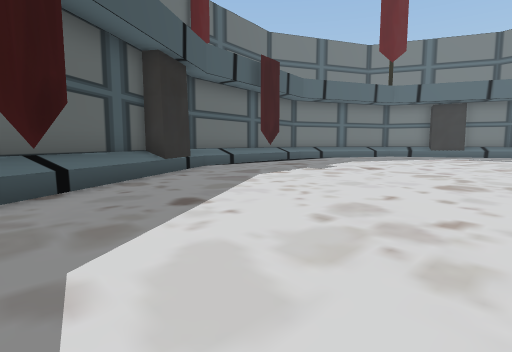
view 1 (above)

18 first-person views from a walk through a 3-D level made in the Unity game engine. The camera is 1.5 m above the floor, tilts 6° down and sees 80° across. The floor is counted in squares, 2 m on a side. Each view is taken from the middle of a square. On the plan, view 1 faces up. The plan holds only what a view shows up to about 10 squares ahead; the rest is blank. The place goes on beyond the plan. The player is left out. Some animated figures are not drawn. Some surface patterns are stand-ins.

view 2
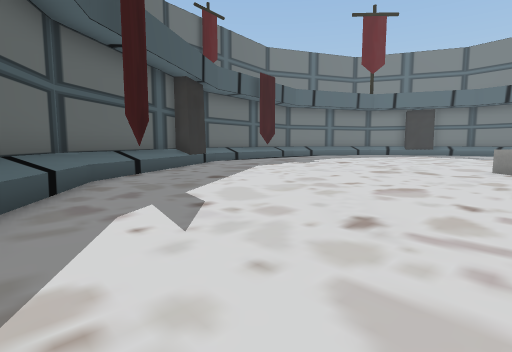

view 3
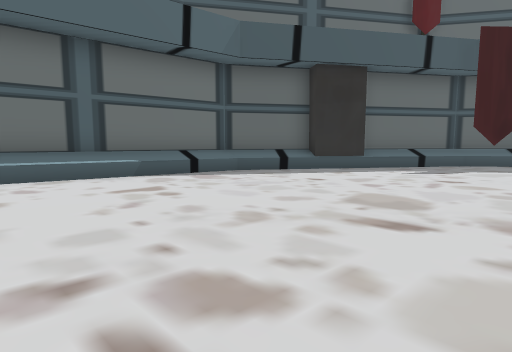

view 4
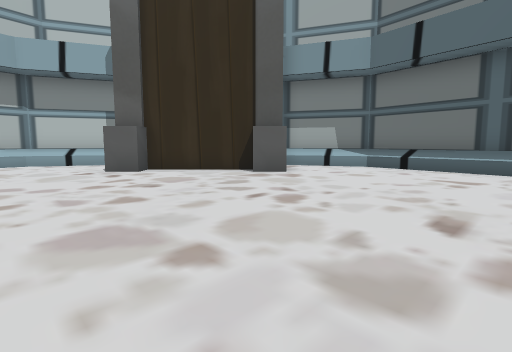

view 5
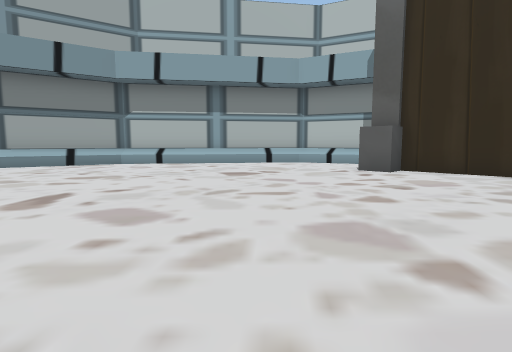

view 6
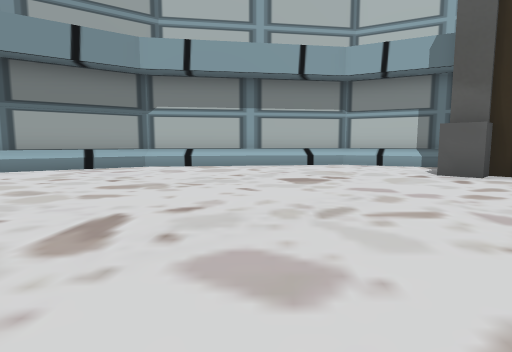

view 7
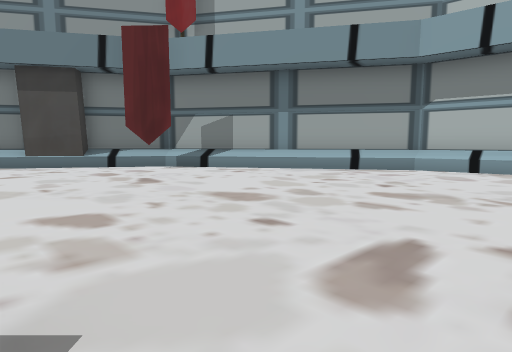

view 8
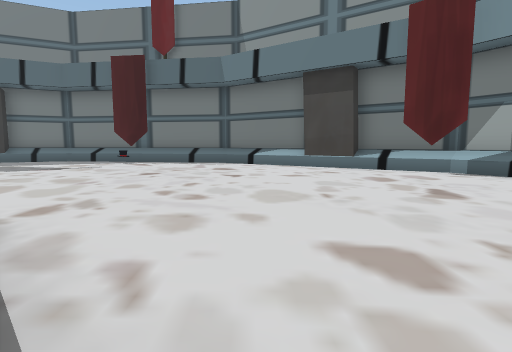

view 9
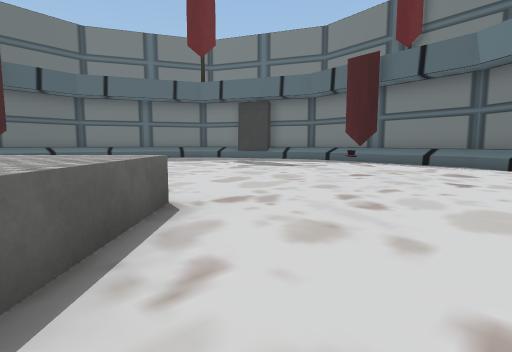

view 10
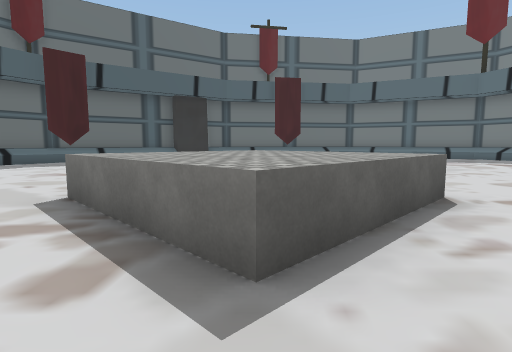

view 11
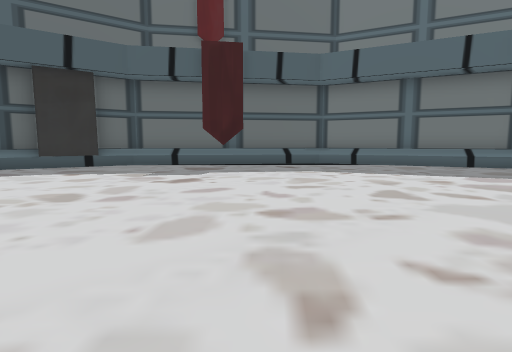

view 12
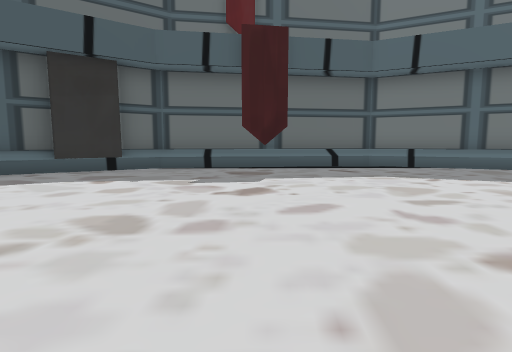

view 13
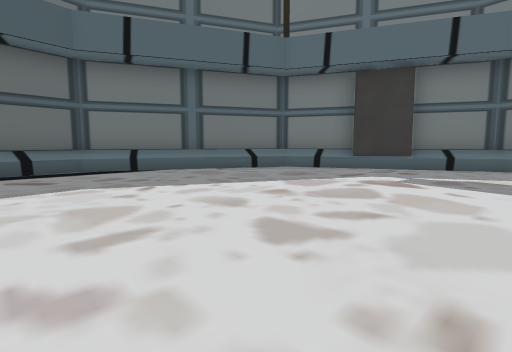

view 14
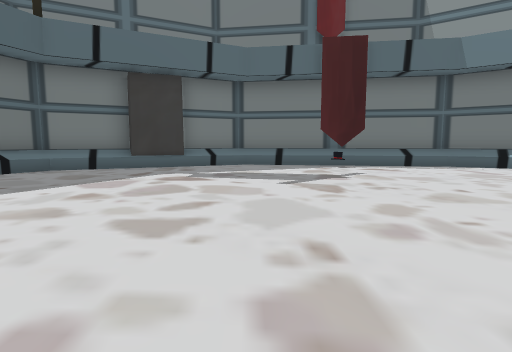

view 15
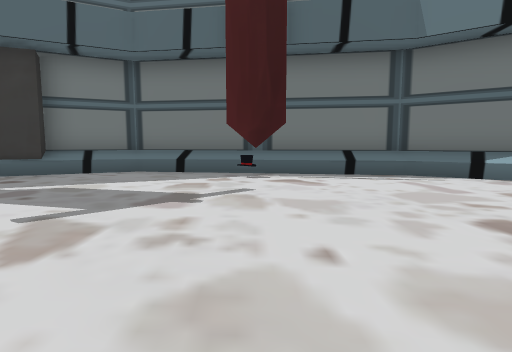

view 16
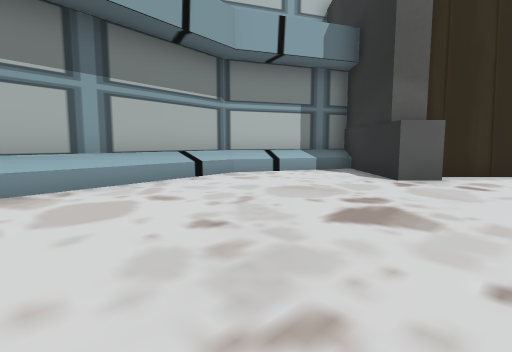

view 17
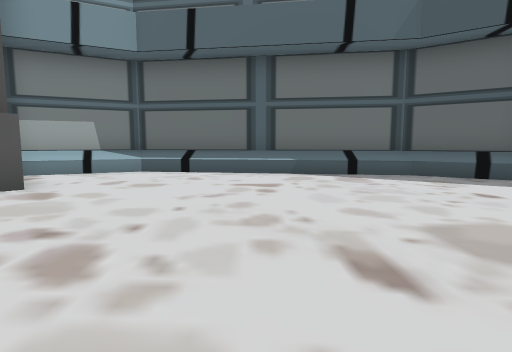

view 18
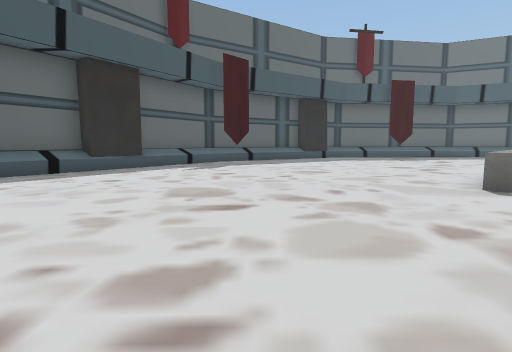

### Floor plan
Key: @ floor where view 1 was taken; # wall or solid block; . floor; = window, fence, low wall or low ledge; ^ raised ledge; O other object.
Columns run from 4 left of view 1 to 20 right of it. Each row starts with its distance up from view 1.
 19            ###
 18         ###^.^###
 17       ##^^.....O^##
 16      #^...........^#
 15      ^.............^#
 14     #...............#
 13     =..............###
 12    ^.................^#
 11   #...................#
 10  #^...................^#
  9  #O...................^#
  8  #.....................#
  7  #.....................#
  6  #.....................O
  5 #^.........^^^.........^#
  4 #^.........^^^^........^#
  3 ##.........^^^^........##
  2 #^.........^^^^........^#
  1 #^.....................^
  0  #..@..................#
 -1  O.....................#
 -2  #.....................#
 -3  #^...................^#
 -4  #^...................^#
 -5   #...................#
 -6   #^.................^#
 -7    #^...............^#
 -8     #..............^#
 -9     #^....#####....##
-10      #^...    #...^#
-11       ##^=    #^^##
-12         ##    ###

Positions as (right, up) in squares from view 1, and headings:
1: (0, 0), facing up
2: (0, -3), facing up
3: (7, -4), facing left
4: (6, 0), facing down
5: (6, 0), facing down-right
6: (8, 0), facing down-right
7: (9, 0), facing right
8: (10, 1), facing up-right
9: (11, 1), facing up
10: (11, 0), facing up-left
11: (9, 6), facing up-left
12: (7, 6), facing up-left
13: (7, 8), facing up
14: (6, 8), facing up-right
15: (10, 8), facing up-right
16: (13, -2), facing down
17: (6, -2), facing down-left
18: (7, -5), facing up-left
